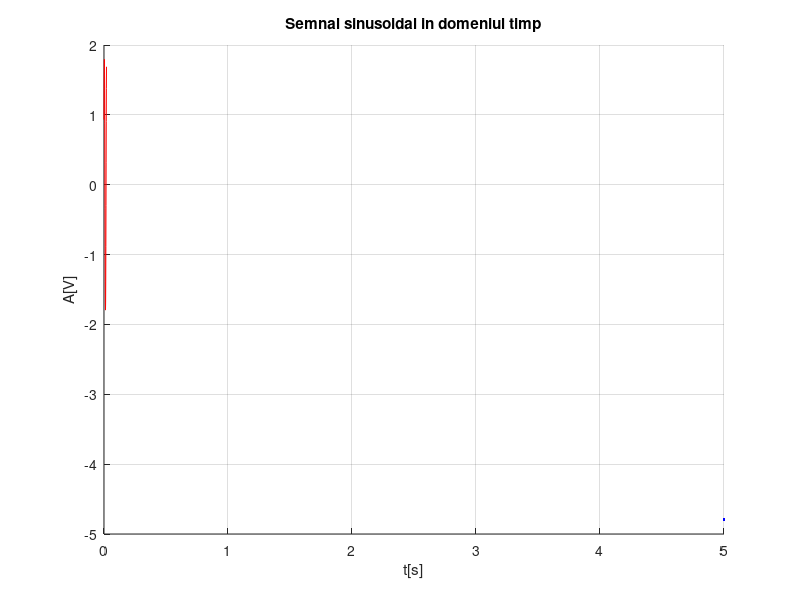

This chart was generated by the following MATLAB code:
clc
close all
clear
a = unifrnd(1,10);
f = unifrnd(50, 100);
foo = unifrnd(0,pi);


fs = 1000;
ts = 1/fs;
len = 1/50;
t = 0 : ts : len; 
s = a * sin(2 * pi * f * t + foo);

figure(1)
hold on
plot(t,s,"red")
grid on
title("Semnal sinusoidal in domeniul timp")
xlabel("t[s]")
ylabel("A[V]")
hold off

t_in = input("perioada: ");
a_in = input("amplitudine: ");
foo_in = input("faza initiala: ");

f_in = 1 / t_in;
s_in = a_in * sin(2 * pi * f_in * t_in + foo_in);

figure(1)
hold on
plot(t_in, s_in, "blue")
grid on
hold off
%stem(t,s)